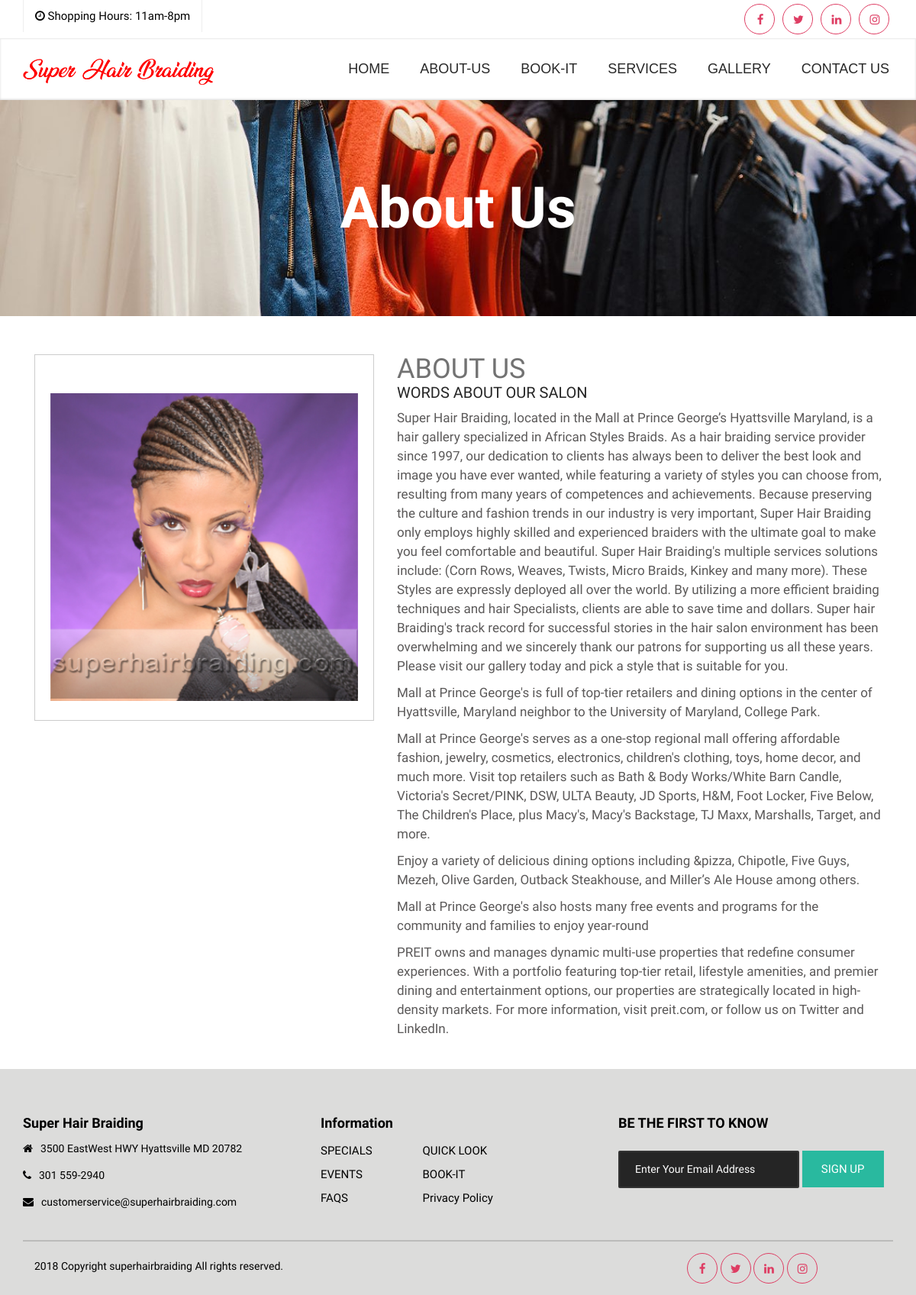
The page /about/ on the database its author committed.
### about/models.py (models this page shows, shortened)
class About_Background(models.Model):
    background_image = models.ImageField(upload_to='about/header_background_images' ,default="")
    title = models.CharField(max_length=100)

class About_Images(models.Model):
    image=models.ImageField(upload_to="about/images")

class About_Content(models.Model):
    title= models.CharField(max_length=100)
    subtitle=models.CharField(max_length=100)
    description = HTMLField()

### home/views.py (the view)
# urls.py: path('about/',views.about_us,name='about'),
def about_us(request):
    background=About_Background.objects.first()
    images=About_Images.objects.all()
    content=About_Content.objects.first()
    context={
        'background':background,
        'content':content,
        'images':images
    }
    return render(request,"about_us.html",context)

### templates/about_us.html (shortened to what this page needs)
{% extends "base.html" %}
{% load static %}
{% block body %}
		<div class="inner-page-overlay-wrapper" style="background-image: url('{{ background.background_image.url }}');">
            <div class="container">
                <div class="row">
                    <div class="col-md-12">
                        <div class="text-center">
                            <h2>{{background.title}}</h2>
						</div>
                    </div>
                </div>
            </div>
		</div>
		<div class="space50"></div>
		<div class="container container page-wrpapper-content">
			<div class="col-md-5 col-sm-12 col-xs-12">
				<div class="about-page-gallery">
					{% for item in images %}
					<img src="{{item.image.url}}" alt="">
					{% endfor %}
				</div>
			</div>
			<div class="col-md-7 col-sm-12 col-xs-12">
				<h1>{{content.title}}</h1>
				<div class="portfolio-description">
					<h2>{{content.subtitle}}</h2>
					<p>{{content.description|safe}}</p>
				</div>
			</div>
		</div>
		<div class="space30"></div>
{% endblock body %}

### rows shown on the page
About_Background: background_image (picture), title "About Us"
About_Images: image (picture)
About_Content: title "ABOUT US", subtitle "WORDS ABOUT OUR SALON", description "Super Hair Braiding, located in the Mall at Prince George’s Hyattsville Maryland, is a hair gallery specialized in African Styles Braids. As a hair braiding service provider since 1997, our dedication to clients has always been to deliver the best look and image you have ever wanted, while featuring a variety of styles you can choose from, resulting from many years of competences and achievements. Because preserving the culture and fashion trends in our industry is very important, Super Hair Braiding only employs highly skilled and experienced braiders with the ultimate goal to make you feel comfortable and beautiful. Super Hair Braiding's multiple services solutions include: (Corn Rows,…"
